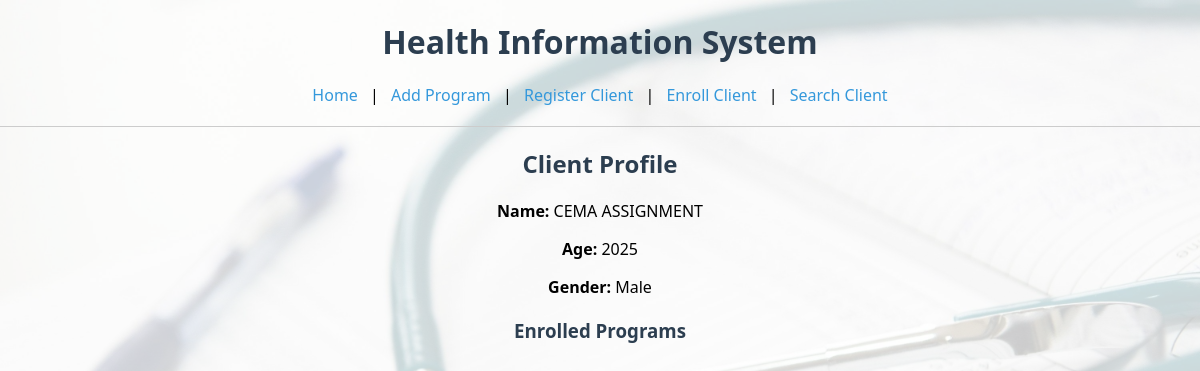
Screenshot of /view_client/2 with the database file from the repository.
### tables this page shows
CREATE TABLE clients (
            id INTEGER PRIMARY KEY AUTOINCREMENT,
            name TEXT NOT NULL,
            age INTEGER,
            gender TEXT
        );

### app.py (the view)
@app.route('/view_client/<int:client_id>')
def view_client(client_id):
    conn = get_db_connection()
    client = conn.execute('SELECT * FROM clients WHERE id = ?', (client_id,)).fetchone()
    programs = conn.execute('''
        SELECT programs.name FROM enrollments
        JOIN programs ON enrollments.program_id = programs.id
        WHERE enrollments.client_id = ?
    ''', (client_id,)).fetchall()
    conn.close()
    return render_template('view_client.html', client=client, programs=programs)

### app.py (called while the page is built)
def get_db_connection():
    conn = sqlite3.connect('health.db')
    conn.row_factory = sqlite3.Row
    return conn

### templates/view_client.html (shortened to what this page needs)
{% extends "base.html" %}
{% block content %}
    <h2>Client Profile</h2>
    <p><strong>Name:</strong> {{ client.name }}</p>
    <p><strong>Age:</strong> {{ client.age }}</p>
    <p><strong>Gender:</strong> {{ client.gender }}</p>
    <h3>Enrolled Programs</h3>
{% endblock %}

### static/css/styles.css (style rules this page uses)
body { font-family: 'Segoe UI', Arial, sans-serif; background: url("/static/images/bg.jpg") no-repeat center center fixed; background-size: cover; margin: 0; padding: 0; text-align: center; }
body::before { content: ""; position: fixed; top: 0; left: 0; width: 100%; height: 100%; background: rgba(255, 255, 255, 0.8); z-index: -1; }
h1, h2, h3 { color: #2c3e50; margin-top: 20px; }

### rows the page displays
clients: name "CEMA ASSIGNMENT", age "2025", gender "Male"
